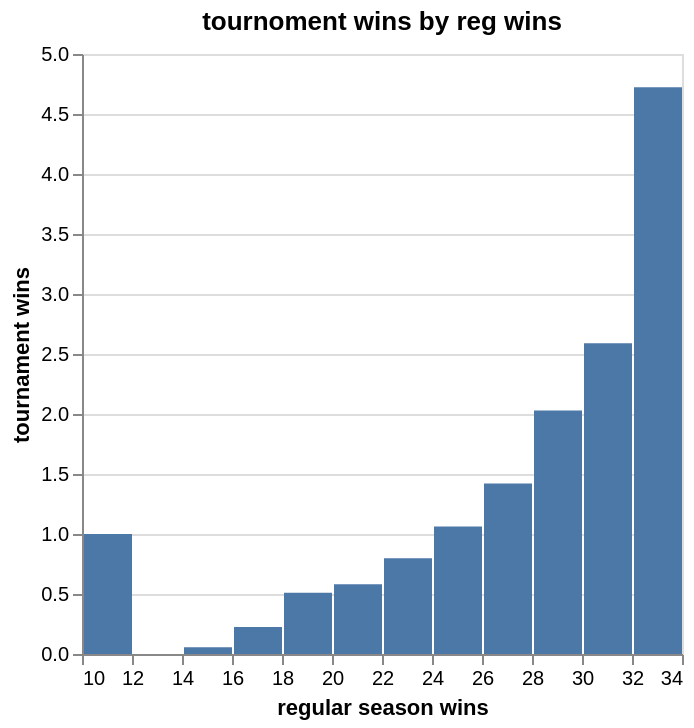

Notebook cell for this chart:
### Markdown cell above
Visualization 2: %%% EDIT THIS MARKDOWN CELL%%%

### Code cell
viz2 = alt.Chart(tidy_data).mark_bar().encode(
    alt.X('reg_wins', bin=alt.Bin(step=2) ,title= "regular season wins"),
    alt.Y('mean(tourney_wins)', title= "tournament wins")
).properties(title="tournoment wins by reg wins")
viz2

### Figure 1 — Vega-Lite specification as saved in the notebook (floating-point values rounded to 4 significant figures; data arrays with more than 128 entries replaced by an {"elided": "..."} marker saying what was removed)
{"config": {"view": {"continuousWidth": 300, "continuousHeight": 300}}, "data": {"name": "data-8bb4810f0a0d8b55582dbc3a8d737f62"}, "mark": {"type": "bar"}, "encoding": {"x": {"bin": {"step": 2}, "field": "reg_wins", "title": "regular season wins", "type": "quantitative"}, "y": {"aggregate": "mean", "field": "tourney_wins", "title": "tournament wins", "type": "quantitative"}}, "title": "tournoment wins by reg wins", "$schema": "https://vega.github.io/schema/vega-lite/v5.20.1.json", "datasets": {"data-8bb4810f0a0d8b55582dbc3a8d737f62": {"elided": "2092 records"}}}
